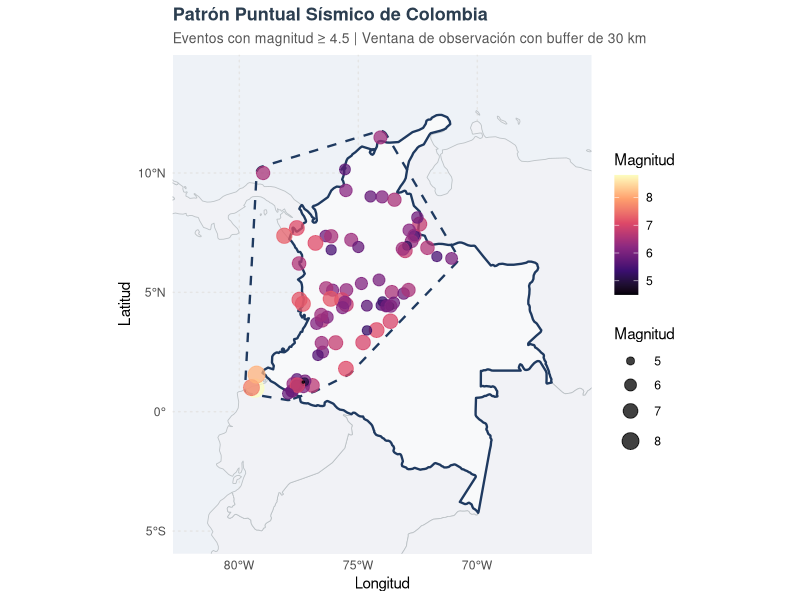
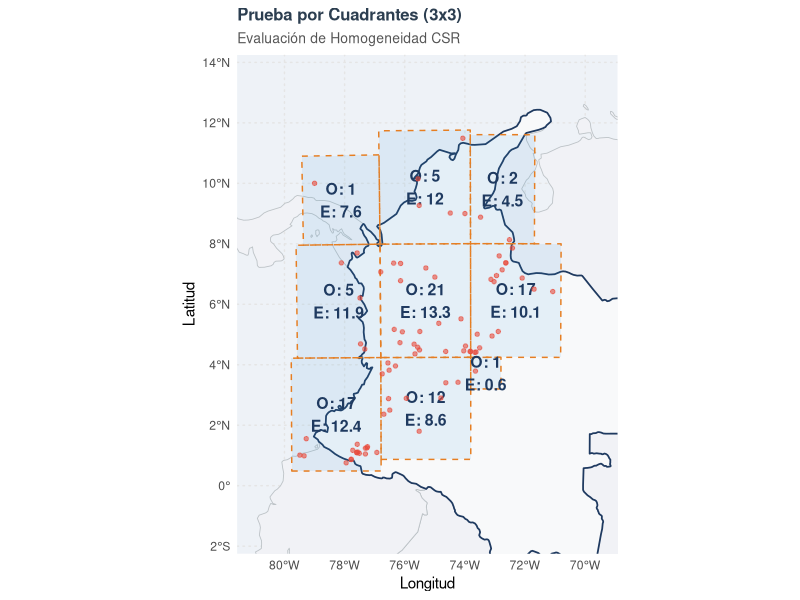
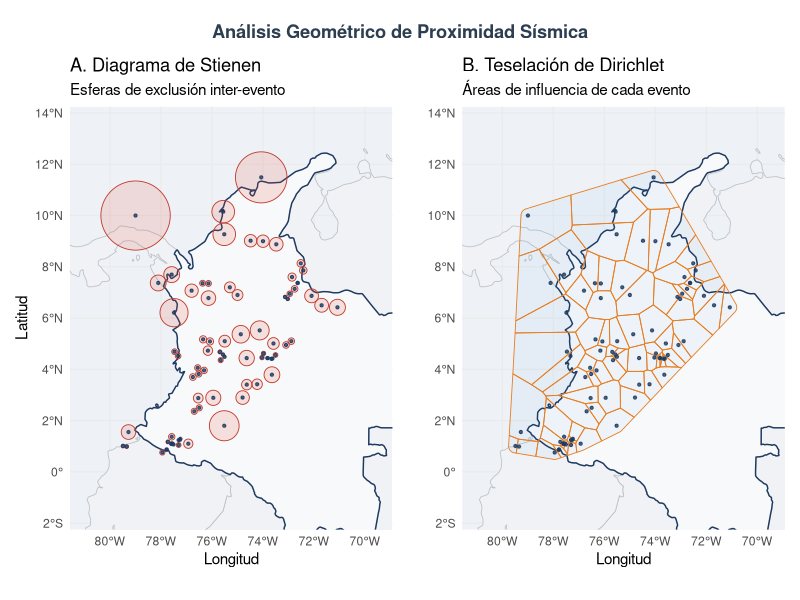
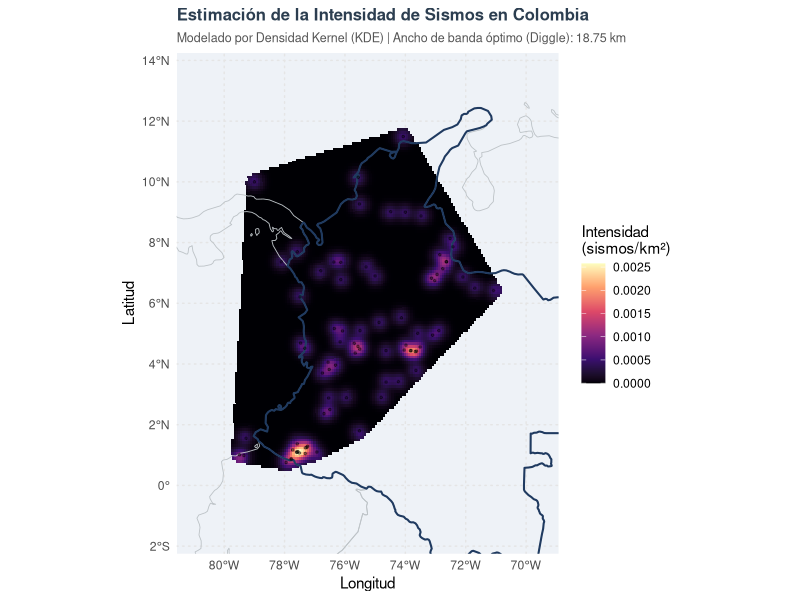
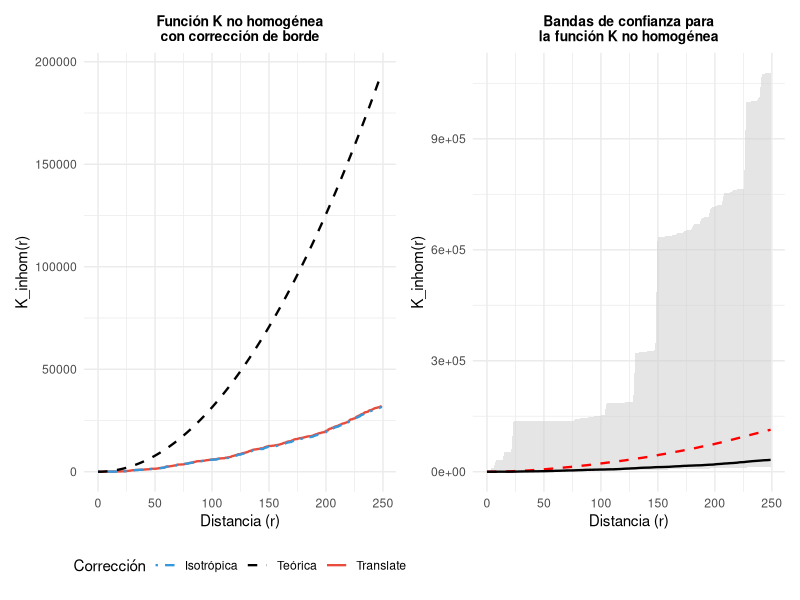
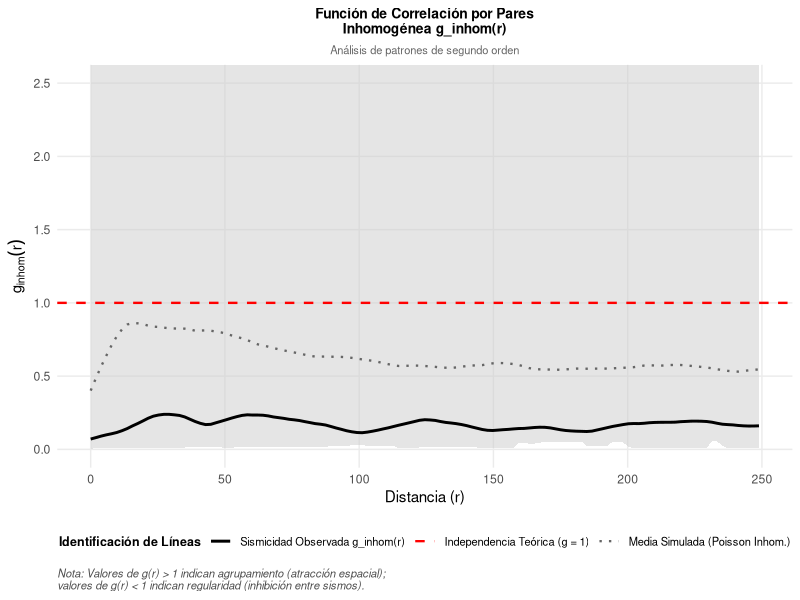

These charts were generated, in order, by the following R code:
## ---- chunk 1
# ==============================================================================
# CONFIGURACIÓN GLOBAL DEL DOCUMENTO
# ==============================================================================
# Este chunk controla el comportamiento de TODOS los chunks siguientes.
# Al usar include=FALSE, no se muestra en el informe pero establece las reglas.

knitr::opts_chunk$set(
  message     = FALSE,      # Silencia mensajes de carga
  warning     = FALSE,      # Silencia advertencias
  error       = FALSE,      # Detiene el render si hay error
  fig.align   = "center",   # Centra todas las figuras
  fig.width   = 10,         # Ancho estándar de figuras
  fig.height  = 7,          # Alto estándar de figuras
  dpi         = 150,        # Resolución para nitidez cartográfica
  cache       = FALSE       # Sin caché para garantizar reproducibilidad
)

# Semilla global para reproducibilidad de simulaciones Monte Carlo
set.seed(5869)
## ---- chunk 2
# ==============================================================================
# CARGA DE LIBRERÍAS ESPECIALIZADAS
# ==============================================================================
# Paquetes organizados por función para facilitar el mantenimiento

# Análisis de patrones puntuales (spatstat ecosystem)
library(spatstat)
library(spatstat.geom)
library(spatstat.explore)
library(spatstat.model)

# Manejo de datos espaciales vectoriales
library(sf)
library(stars)

# Manipulación y lectura de datos
library(tidyverse)
library(readr)
library(readxl)

# Visualización cartográfica profesional
library(ggplot2)
library(patchwork)
library(scales)
library(ggrepel)
library(corrplot)

# Descarga automática de mapas base
library(rnaturalearth)
library(rnaturalearthdata)

# Tablas con formato académico
library(knitr)
library(kableExtra)
## ---- chunk 3
# ==============================================================================
# PALETA DE COLORES INSTITUCIONAL
# ==============================================================================
# Definimos una paleta coherente para todo el informe

colores <- list(
  azul_oscuro   = "#1f3a60",   # Títulos principales y bordes
  azul_medio    = "#2c3e50",   # Texto destacado
  gris_texto    = "#555555",   # Subtítulos
  gris_suave    = "#f8f9fa",   # Fondo Colombia
  gris_vecinos  = "#f1f2f6",   # Fondo países vecinos
  borde_vecinos = "#bdc3c7",   # Bordes sutiles
  oceano        = "#eef2f7",   # Fondo oceánico
  rojo_sismo    = "#e74c3c",   # Eventos sísmicos
  naranja_borde = "#e67e22",   # Bordes de rejillas
  azul_rejilla  = "#3498db"    # Relleno de cuadrantes
)
## ---- chunk 4
# ==============================================================================
# DELIMITACIÓN DEL ÁREA DE ESTUDIO
# ==============================================================================

# 1. Descarga automática de mapas base (Natural Earth - dominio público)
colombia_map   <- ne_countries(scale = "medium", country = "colombia", 
                               returnclass = "sf") %>%
  st_transform(crs = 4326)

paises_vecinos <- ne_countries(scale = "medium", returnclass = "sf") %>%
  st_transform(crs = 4326)

# 2. Carga y limpieza de datos de sismicidad (SGC)
df <- read_csv("sismicidad_historica.csv", skip = 7, show_col_types = FALSE)
names(df)[4] <- "Latitud"
names(df)[5] <- "Longitud"
names(df)[7] <- "magnitud"

df <- df %>%
  select(Latitud, Longitud, magnitud) %>%
  mutate(
    Latitud  = as.numeric(Latitud),
    Longitud = as.numeric(Longitud),
    magnitud = as.numeric(magnitud)
  ) %>%
  filter(!is.na(Latitud), !is.na(Longitud))

# 3. Conversión a objeto espacial (sf) con proyección WGS84
sismos_sf <- st_as_sf(df, coords = c("Longitud", "Latitud"), crs = 4326)
sismos_sf$ID_Sismo <- 1:nrow(sismos_sf)

# 4. Proyección al sistema oficial de Colombia (Origen Nacional - MAGNA-SIRGAS)
sismos_proj <- st_transform(sismos_sf, crs = 9377)

# 5. Filtro geográfico ajustado (excluye San Andrés, conserva territorio continental)
caja_filtro <- st_bbox(c(xmin = -79.5, ymin = 0, xmax = -66, ymax = 13.5), 
                       crs = st_crs(4326))
sismos_sf   <- sismos_sf %>% st_filter(st_as_sfc(caja_filtro))
sismos_proj <- st_transform(sismos_sf, crs = 9377)

# 6. Construcción de la ventana de observación con buffer de 30 km
ventana_base   <- st_convex_hull(st_union(sismos_proj))
ventana_sf     <- st_buffer(ventana_base, dist = 30000)  # 30 km en metros
ventana_owin   <- as.owin(st_geometry(ventana_sf))
ventana_grados <- st_transform(ventana_sf, crs = 4326)

# 7. Construcción del objeto ppp (patrón puntual) en kilómetros
coords_metros <- st_coordinates(sismos_proj)
sismos_ppp    <- ppp(
  x       = coords_metros[, 1],
  y       = coords_metros[, 2],
  window  = ventana_owin,
  marks   = sismos_proj$magnitud
)

# Manejo de puntos duplicados mediante jittering controlado
if (any(duplicated(sismos_ppp))) {
  sismos_ppp <- rjitter(sismos_ppp, retry = TRUE)
}

# Reescalado final a kilómetros para coherencia interpretativa
sismos_ppp <- spatstat.geom::rescale(sismos_ppp, 1000, "km")
## ---- chunk 5
# Aseguramos el vector de magnitudes
magnitudes <- as.numeric(marks(sismos_ppp))

# Construir el dataframe consolidando el área total
resumen_ppp <- data.frame(
  Característica = c(
    "Número total de eventos",
    "Área de la ventana de observación",
    "Intensidad promedio",
    "Rango de magnitudes",
    "Magnitud media",
    "Magnitud mediana",
    "Unidad de longitud"
  ),
  Valor = c(
    paste0(npoints(sismos_ppp), " sismos"),
    paste0(round(sum(as.numeric(area(sismos_ppp))), 0), " km²"), # <-- SOLUCIÓN: Agregamos sum() aquí
    paste0(round(as.numeric(intensity(sismos_ppp)) * 1e4, 2), " × 10⁻⁴ sismos/km²"),
    paste0(round(min(magnitudes, na.rm = TRUE), 1), " - ", 
           round(max(magnitudes, na.rm = TRUE), 1)),
    paste0(round(mean(magnitudes, na.rm = TRUE), 2)),
    paste0(round(median(magnitudes, na.rm = TRUE), 2)),
    "1 km"
  ),
  stringsAsFactors = FALSE
)

kable(resumen_ppp, 
      col.names = c("Característica", "Valor"),
      align = c("l", "c"),
      caption = "Características del patrón puntual sísmico construido") %>%
  kable_styling(
    bootstrap_options = c("striped", "hover", "condensed"),
    full_width = FALSE,
    position = "center"
  ) %>%
  row_spec(0, bold = TRUE, background = colores$azul_oscuro, color = "white")
## ---- chunk 6
# ==============================================================================
# MAPA PRINCIPAL DEL PATRÓN PUNTUAL
# ==============================================================================

ggplot() +
  # Capa 1: Países vecinos (fondo contextual)
  geom_sf(data = paises_vecinos, 
          fill = colores$gris_vecinos, 
          color = colores$borde_vecinos, 
          linewidth = 0.3) +
  # Capa 2: Frontera de Colombia destacada
  geom_sf(data = colombia_map, 
          fill = colores$gris_suave, 
          color = colores$azul_oscuro, 
          linewidth = 0.8) +
  # Capa 3: Ventana de observación (buffer de 30 km)
  geom_sf(data = ventana_grados, 
          fill = NA, 
          color = colores$azul_oscuro, 
          linewidth = 0.8, 
          linetype = "dashed") +
  # Capa 4: Eventos sísmicos codificados por magnitud
  geom_sf(data = sismos_sf, 
          aes(color = magnitud, size = magnitud), 
          shape = 20, 
          alpha = 0.75) +
  # Escalas visuales
  scale_color_viridis_c(option = "magma", name = "Magnitud") +
  scale_size_continuous(range = c(1, 9), name = "Magnitud") +
  # Encuadre geográfico
  coord_sf(crs = st_crs(4326), 
           xlim = c(-82, -66), 
           ylim = c(-5, 14)) +
  # Etiquetas y títulos
  labs(
    title    = "Patrón Puntual Sísmico de Colombia",
    subtitle = "Eventos con magnitud ≥ 4.5 | Ventana de observación con buffer de 30 km",
    x        = "Longitud", 
    y        = "Latitud"
  ) +
  # Estética profesional
  theme_minimal() +
  theme(
    panel.grid.major = element_line(color = "gray90", linetype = "dotted"),
    plot.title       = element_text(face = "bold", size = 13, color = colores$azul_medio),
    plot.subtitle    = element_text(size = 10, color = colores$gris_texto),
    panel.background = element_rect(fill = colores$oceano, color = NA),
    legend.position  = "right"
  )
## ---- chunk 7
# Ejecutar la prueba de cuadrantes 3x3
chi_3x3 <- quadrat.test(unmark(sismos_ppp), nx = 3, ny = 3)

# Función auxiliar para extraer la rejilla y graficarla con ggplot2
crear_capa_cuadrantes <- function(modelo_chi) {
  rejilla_data <- tiles(as.tess(modelo_chi))
  obs <- modelo_chi$observed
  exp <- round(modelo_chi$expected, 1)
  res <- round(modelo_chi$residuals, 1)
  
  lista_poligonos <- lapply(seq_along(rejilla_data), function(i) {
    lims <- rejilla_data[[i]]
    x1 <- lims$xrange[1]; x2 <- lims$xrange[2]
    y1 <- lims$yrange[1]; y2 <- lims$yrange[2]
    
    # Polígono en metros (multiplicamos por 1000 desde km)
    p <- st_polygon(list(matrix(c(
      x1*1000, y1*1000, x2*1000, y1*1000, x2*1000, y2*1000, x1*1000, y2*1000, x1*1000, y1*1000
    ), ncol = 2, byrow = TRUE)))
    return(p)
  })
  
  sf_cuadrantes_metros <- st_sf(
    id = 1:length(lista_poligonos),
    Obs = as.vector(obs), Exp = as.vector(exp), Res = as.vector(res),
    geometry = st_sfc(lista_poligonos, crs = 9377)
  )
  
  sf_cuadrantes_grados <- st_transform(sf_cuadrantes_metros, crs = 4326)
  centroides <- st_coordinates(st_centroid(sf_cuadrantes_grados))
  sf_cuadrantes_grados$lon_c <- centroides[,1]
  sf_cuadrantes_grados$lat_c <- centroides[,2]
  sf_cuadrantes_grados$etiqueta <- paste0("O: ", sf_cuadrantes_grados$Obs, "\nE: ", sf_cuadrantes_grados$Exp)
  
  return(sf_cuadrantes_grados)
}

sf_3x3 <- crear_capa_cuadrantes(chi_3x3)

ggplot() +
  geom_sf(data = paises_vecinos, fill = colores$gris_vecinos, color = colores$borde_vecinos, linewidth = 0.3) +
  geom_sf(data = colombia_map, fill = colores$gris_suave, color = colores$azul_oscuro, linewidth = 0.6) +
  geom_sf(data = sf_3x3, fill = colores$azul_rejilla, alpha = 0.1, color = colores$naranja_borde, linewidth = 0.5, linetype = "dashed") +
  geom_text(data = sf_3x3, aes(x = lon_c, y = lat_c, label = etiqueta), size = 4, fontface = "bold", color = colores$azul_oscuro) +
  geom_sf(data = sismos_sf, color = colores$rojo_sismo, size = 1.2, alpha = 0.6) +
  coord_sf(crs = st_crs(4326), xlim = c(-81, -69.5), ylim = c(-1.5, 13.5)) +
  labs(title = "Prueba por Cuadrantes (3x3)", subtitle = "Evaluación de Homogeneidad CSR", x = "Longitud", y = "Latitud") +
  theme_minimal() +
  theme(
    panel.grid.major = element_line(color = "gray90", linetype = "dotted"),
    plot.title = element_text(face = "bold", size = 12, color = colores$azul_medio),
    plot.subtitle = element_text(size = 10, color = colores$gris_texto),
    panel.background = element_rect(fill = colores$oceano, color = NA)
  )
## ---- chunk 8
# Ejecución de pruebas de Monte Carlo para diferentes lambdas de Cressie-Read
prueba_NM2 <- quadrat.test(unmark(sismos_ppp), method = "MonteCarlo", CR = -2, nx = 3, ny = 3)
prueba_T2  <- quadrat.test(unmark(sismos_ppp), method = "MonteCarlo", CR = -0.5, nx = 3, ny = 3)
prueba_CR1 <- quadrat.test(unmark(sismos_ppp), method = "MonteCarlo", CR = 1/3, nx = 3, ny = 3)
prueba_CR2 <- quadrat.test(unmark(sismos_ppp), method = "MonteCarlo", CR = 2/3, nx = 3, ny = 3)
prueba_X2  <- quadrat.test(unmark(sismos_ppp), method = "MonteCarlo", CR = 1, nx = 3, ny = 3)

tabla_robustez <- data.frame(
  "Estadístico" = c("Neyman Modificado (NM2)", "Freeman-Tukey (T2)", "Cressie-Read ($\\lambda=1/3$)", "Cressie-Read ($\\lambda=2/3$)", "Chi-cuadrado de Pearson (X2)"),
  "Valor del Test" = c(
    round(as.numeric(prueba_NM2$statistic), 2),
    round(as.numeric(prueba_T2$statistic), 2),
    round(as.numeric(prueba_CR1$statistic), 2),
    round(as.numeric(prueba_CR2$statistic), 2),
    round(as.numeric(prueba_X2$statistic), 2)
  ),
  "p-valor (Simulado)" = c(
    ifelse(prueba_NM2$p.value < 0.001, "< 0.001", round(prueba_NM2$p.value, 3)),
    ifelse(prueba_T2$p.value < 0.001, "< 0.001", round(prueba_T2$p.value, 3)),
    ifelse(prueba_CR1$p.value < 0.001, "< 0.001", round(prueba_CR1$p.value, 3)),
    ifelse(prueba_CR2$p.value < 0.001, "< 0.001", round(prueba_CR2$p.value, 3)),
    ifelse(prueba_X2$p.value < 0.001, "< 0.001", round(prueba_X2$p.value, 3))
  ),
  "Diagnóstico" = c("Rechazo de CSR", "Rechazo de CSR", "Rechazo de CSR", "Rechazo de CSR", "Rechazo de CSR")
)

kable(tabla_robustez, format = "html", escape = FALSE,
      caption = "Pruebas de Robustez de Monte Carlo bajo la Familia de Cressie-Read (Rejilla 3x3)",
      col.names = c("Estadístico de Prueba", "Valor", "p-valor", "Diagnóstico Espacial")) %>%
  kable_styling(bootstrap_options = c("striped", "hover"), full_width = FALSE, position = "center") %>%
  row_spec(0, bold = TRUE, background = colores$azul_oscuro, color = "white")
## ---- chunk 9
# Cálculo de los índices
CE_test <- clarkevans.test(unmark(sismos_ppp))
HS_test <- hopskel.test(unmark(sismos_ppp))

# Extracción dinámica de valores para garantizar consistencia
valor_R <- round(CE_test$statistic["R"], 4)
p_valor_R <- ifelse(CE_test$p.value < 0.001, "< 0.001", round(CE_test$p.value, 4))
valor_HS <- round(HS_test$statistic["A"], 4)
p_valor_HS <- ifelse(HS_test$p.value < 0.001, "< 0.001", round(HS_test$p.value, 4))

tabla_indices <- data.frame(
  "Prueba" = c("Test de Clark-Evans", "Test de Hopkins-Skellam (Bilateral)"),
  "Métrica" = c("R", "A"),
  "Valor Observado" = c(valor_R, valor_HS),
  "p-valor" = c(p_valor_R, p_valor_HS),
  "Conclución" = c("Agregación (Clúster)", "Agregación (Clúster)")
)

kable(tabla_indices, format = "html", escape = FALSE,
      caption = "Diagnóstico Global de Asociación Espacial: Índices de Distancia",
      col.names = c("Prueba", "Métrica", "Valor", "p-valor", "Conclución")) %>%
  kable_styling(bootstrap_options = c("striped", "hover"), full_width = FALSE, position = "center") %>%
  row_spec(0, bold = TRUE, background = colores$azul_oscuro, color = "white") %>%
  row_spec(1:2, bold = TRUE, background = "#e8f4fd")
## ---- chunk 10
# 1. Diagrama de Stienen
dist_vecino_metros <- nndist(unmark(sismos_ppp), k = 1) * 1000
radios_stienen <- dist_vecino_metros / 2
sf_stienen_grados <- st_transform(st_buffer(sismos_proj, dist = radios_stienen), crs = 4326)

g_stienen <- ggplot() +
  geom_sf(data = paises_vecinos, fill = colores$gris_vecinos, color = colores$borde_vecinos, linewidth = 0.3) +
  geom_sf(data = colombia_map, fill = colores$gris_suave, color = colores$azul_oscuro, linewidth = 0.5) +
  geom_sf(data = sf_stienen_grados, fill = colores$rojo_sismo, alpha = 0.15, color = "#c0392b", linewidth = 0.3) +
  geom_sf(data = sismos_sf, color = colores$azul_oscuro, size = 0.8, alpha = 0.8) +
  coord_sf(crs = st_crs(4326), xlim = c(-81, -69.5), ylim = c(-1.5, 13.5)) +
  labs(title = "A. Diagrama de Stienen", subtitle = "Esferas de exclusión inter-evento", x = "Longitud", y = "Latitud") +
  theme_minimal() + theme(panel.background = element_rect(fill = colores$oceano, color = NA))

# 2. Teselación de Dirichlet (Voronoi)
dirichlet_sp <- dirichlet(unmark(sismos_ppp))
celdas_lista <- tiles(dirichlet_sp)

lista_sf_poligonos <- lapply(celdas_lista, function(celda) {
  coor_x <- celda$bdry[[1]]$x
  coor_y <- celda$bdry[[1]]$y
  matriz_metros <- matrix(c(coor_x, coor_x[1], coor_y, coor_y[1]), ncol = 2) * 1000
  return(st_polygon(list(matriz_metros)))
})

sf_dirichlet_grados <- st_transform(st_sf(geometry = st_sfc(lista_sf_poligonos, crs = 9377)), crs = 4326)

g_dirichlet <- ggplot() +
  geom_sf(data = paises_vecinos, fill = colores$gris_vecinos, color = colores$borde_vecinos, linewidth = 0.3) +
  geom_sf(data = colombia_map, fill = colores$gris_suave, color = colores$azul_oscuro, linewidth = 0.5) +
  geom_sf(data = sf_dirichlet_grados, fill = colores$azul_rejilla, alpha = 0.05, color = colores$naranja_borde, linewidth = 0.3) +
  geom_sf(data = sismos_sf, color = colores$azul_oscuro, size = 0.8, alpha = 0.8) +
  coord_sf(crs = st_crs(4326), xlim = c(-81, -69.5), ylim = c(-1.5, 13.5)) +
  labs(title = "B. Teselación de Dirichlet", subtitle = "Áreas de influencia de cada evento", x = "Longitud", y = "") +
  theme_minimal() + theme(panel.background = element_rect(fill = colores$oceano, color = NA))

g_stienen + g_dirichlet + plot_annotation(title = "Análisis Geométrico de Proximidad Sísmica", theme = theme(plot.title = element_text(face = "bold", hjust = 0.5, color = colores$azul_medio)))
## ---- chunk 11
# ==============================================================================
# 1. CÁLCULO DE LA INTENSIDAD MEDIANTE KERNEL
# ==============================================================================
# Calculamos el ancho de banda óptimo usando el método de validación cruzada de Diggle
sigma_optimo <- bw.diggle(unmark(sismos_ppp))

# Estimamos la densidad (intensidad) en una grilla de píxeles dentro de la ventana
# El objeto sismos_ppp ya está escalado a kilómetros, por lo que sigma y el resultado están en km
mapa_densidad_sp <- density(unmark(sismos_ppp), sigma = sigma_optimo)

# ==============================================================================
# 2. CONVERSIÓN A FORMATO CARTOGRÁFICO (sf) PARA GGPLOT2
# ==============================================================================
# Convertimos el objeto de imagen (.im) de spatstat a un objeto stars y luego a sf
raster_densidad <- st_as_stars(mapa_densidad_sp)
sf_densidad_km  <- st_as_sf(raster_densidad)

# TRUCO GEOMÉTRICO: Como el objeto ppp está en kilómetros, multiplicamos la geometría 
# por 1000 para devolverla a metros y poder asignarle el CRS oficial (9377)
st_geometry(sf_densidad_km) <- st_geometry(sf_densidad_km) * 1000
st_crs(sf_densidad_km)      <- 9377

# Reproyectamos a grados decimales (WGS84) para que coincida con el mapa base
sf_densidad_grados <- st_transform(sf_densidad_km, crs = 4326)

# ==============================================================================
# 3. VISUALIZACIÓN CARTOGRÁFICA PROFESIONAL
# ==============================================================================
ggplot() +
  # Capa 1: Mapa de calor continuo (Densidad Kernel)
  geom_sf(data = sf_densidad_grados, aes(fill = v), color = NA) +
  
  # Escala de colores: Paleta Magma (Negro/Morado = Baja intensidad, Amarillo = Alta intensidad)
  scale_fill_viridis_c(
    option = "magma",
    name = "Intensidad\n(sismos/km²)",
    na.value = "transparent",
    labels = scales::label_number(accuracy = 0.0001) # Formato científico limpio
  ) +
  
  # Capa 2: Contexto geográfico (Países vecinos y frontera de Colombia)
  geom_sf(data = paises_vecinos, fill = NA, color = colores$borde_vecinos, linewidth = 0.3) +
  geom_sf(data = colombia_map, fill = NA, color = colores$azul_oscuro, linewidth = 0.7) +
  
  # Capa 3: Eventos sísmicos reales superpuestos como puntos guía (negros y translúcidos)
  geom_sf(data = sismos_sf, color = "black", size = 0.6, alpha = 0.4) +
  
  # Encuadre geográfico ajustado
  coord_sf(crs = st_crs(4326), xlim = c(-81, -69.5), ylim = c(-1.5, 13.5)) +
  
  # Títulos y etiquetas
  labs(
    title    = "Estimación de la Intensidad de Sismos en Colombia",
    subtitle = paste0("Modelado por Densidad Kernel (KDE) | Ancho de banda óptimo (Diggle): ", round(sigma_optimo, 2), " km"),
    x        = "Longitud", 
    y        = "Latitud"
  ) +
  
  # Estética profesional
  theme_minimal() +
  theme(
    panel.grid.major = element_line(color = "gray90", linetype = "dotted"),
    plot.title       = element_text(face = "bold", size = 12, color = colores$azul_medio),
    plot.subtitle    = element_text(size = 9, color = colores$gris_texto),
    panel.background = element_rect(fill = colores$oceano, color = NA),
    legend.position  = "right"
  )
## ---- chunk 12
# ==============================================================================
# 1. FUNCIÓN K INHOMOGÉNEA CON COMPARACIÓN DE CORRECCIONES DE BORDE
# ==============================================================================
# Reutilizamos la intensidad estimada en la Sección 3
lambda_s <- density(unmark(sismos_ppp), sigma = sigma_optimo)
lambda_s[lambda_s <= 0] <- 1e-10
attributes(lambda_s)$sigma

# Calculamos K_inhom solicitando explícitamente ambas correcciones
K_inhom_multi <- Kinhom(
  unmark(sismos_ppp), 
  lambda = lambda_s, 
  correction = c("translate", "isotropic")
)

# Generamos envolventes de Monte Carlo usando la corrección de traslación (la más robusta)
set.seed(2026) # Semilla para reproducibilidad de las simulaciones
env_K <- envelope(
  unmark(sismos_ppp), 
  fun = Kinhom, 
  nsim = 999, 
  simulate = expression(rpoispp(lambda_s)), # Simula bajo H0: Poisson Inhomogéneo
  funargs = list(lambda = lambda_s, correction = "translate"),
  savefuns = TRUE,
  verbose = FALSE
)

# Convertimos a dataframes para ggplot2
df_K_multi <- as.data.frame(K_inhom_multi)
df_env_K   <- as.data.frame(env_K)

g_K_corr <- ggplot(df_K_multi, aes(x = r)) +
  geom_line(aes(y = trans, color = "Translate"), linewidth = 0.8) +
  geom_line(aes(y = iso, color = "Isotrópica"), linewidth = 0.8, linetype = "dotdash") + 
  geom_line(aes(y = theo, color = "Teórica"), linetype = "dashed", linewidth = 0.8) +
  scale_color_manual(
    name = "Corrección",
    values = c("Translate" = colores$rojo_sismo,        # Color base oscuro
               "Isotrópica" = colores$azul_rejilla,        # Azul sutil para diferenciar
               "Teórica" = "black")            # Rojo de referencia teórica
  ) +
  labs(
    title = "Función K no homogénea\ncon corrección de borde", # Título en dos líneas
    x = "Distancia (r)", 
    y = "K_inhom(r)"
  ) +
  theme_minimal() +
  theme(
    plot.title = element_text(size = 10, face = "bold", hjust = 0.5), # Centrado y tamaño 10
    legend.position = "bottom"
  )

g_K_env <- ggplot(df_env_K, aes(x = r)) +
  # Sombra gris exacta para las bandas de confianza
  geom_ribbon(aes(ymin = lo, ymax = hi), fill = "grey80", alpha = 0.5) +
  # Línea teórica esperada (Media simulada en rojo discontinuo)
  geom_line(aes(y = mmean), color = "red", linetype = "dashed", linewidth = 0.8) +
  # Línea observada real en negro sólido
  geom_line(aes(y = obs), color = "black", linewidth = 0.8) +
  labs(
    title = "Bandas de confianza para\nla función K no homogénea", # Título en dos líneas
    x = "Distancia (r)", 
    y = "K_inhom(r)"
  ) +
  theme_minimal() +
  theme(
    plot.title = element_text(size = 10, face = "bold", hjust = 0.5) # Centrado y tamaño 10
  )

g_K_corr + g_K_env + plot_layout(ncol = 2)

## ---- chunk 13
# ==============================================================================
# 2. FUNCIÓN DE CORRELACIÓN POR PARES INHOMOGÉNEA (g)
# ==============================================================================
# Calculamos pcf_inhom con corrección de traslación
pcf_inhom_obj <- pcfinhom(
  unmark(sismos_ppp), 
  lambda = lambda_s, 
  correction = "translate",
  divisor = "d" # Estabiliza la varianza a distancias grandes
)


# plot(
#   pcfinhom(
#     unmark(sismos_ppp),
#     lambda = lambda_s,
#     correction = "translate"
#   ), main = "Función de intensidad reponderada"
# )


# Envolvente de Monte Carlo para g_inhom
set.seed(2026)
env_pcf <- envelope(
  unmark(sismos_ppp), 
  fun = pcfinhom, 
  nsim = 999, 
  simulate = expression(rpoispp(lambda_s)),
  funargs = list(lambda = lambda_s, correction = "translate", divisor = "d"),
  savefuns = TRUE,
  verbose = FALSE
)

df_pcf_env <- as.data.frame(env_pcf)

# Gráfico optimizado con leyenda interpretativa libre de solapamientos
ggplot(df_pcf_env, aes(x = r)) +
# 1. Bandas de confianza de Monte Carlo
  geom_ribbon(aes(ymin = lo, ymax = hi), fill = "grey80", alpha = 0.5) +
  
  # 2. Línea de Independencia Teórica (g = 1) - Mapeada a la leyenda
  geom_hline(aes(yintercept = 1, color = "Independencia Teórica (g = 1)"), linetype = "dashed", linewidth = 0.8) +
  
  # 3. Media simulada - Mapeada a la leyenda
  geom_line(aes(y = mmean, color = "Media Simulada (Poisson Inhom.)"), linetype = "dotted", linewidth = 0.8) + 
  
  # 4. Línea observada real - Mapeada a la leyenda
  geom_line(aes(y = obs, color = "Sismicidad Observada g_inhom(r)"), linewidth = 1) +
  
  # Control de zoom vertical
  coord_cartesian(ylim = c(0, 2.5)) + 
  
# Estética manual simplificada para la leyenda
scale_color_manual(
    name = "Identificación de Líneas",
    values = c(
      "Sismicidad Observada g_inhom(r)" = "black",
      "Independencia Teórica (g = 1)"   = "red",
      "Media Simulada (Poisson Inhom.)" = "grey40"
    ),
    breaks = c(
      "Sismicidad Observada g_inhom(r)", 
      "Independencia Teórica (g = 1)", 
      "Media Simulada (Poisson Inhom.)"
    ) # Forzar el orden de aparición en la leyenda
  ) +
  
  # 5. Títulos y Nota explicativa al pie
  labs(
    title = "Función de Correlación por Pares\nInhomogénea g_inhom(r)", 
    subtitle = "Análisis de patrones de segundo orden",
    x = "Distancia (r)", 
    y = expression(g[inhom](r)),
    caption = "Nota: Valores de g(r) > 1 indican agrupamiento (atracción espacial);\nvalores de g(r) < 1 indican regularidad (inhibición entre sismos)."
  ) +
  
  # 6. Consistencia en el formato del tema
theme_minimal() +
  theme(
    plot.title = element_text(size = 10, face = "bold", hjust = 0.5),
    plot.subtitle = element_text(size = 8, hjust = 0.5, color = "grey40"),
    plot.caption = element_text(size = 8, face = "italic", color = "grey30", hjust = 0),
    legend.position = "bottom",          
    legend.title = element_text(size = 9, face = "bold"),
    legend.text = element_text(size = 8),
    panel.grid.minor = element_blank()
  ) 
